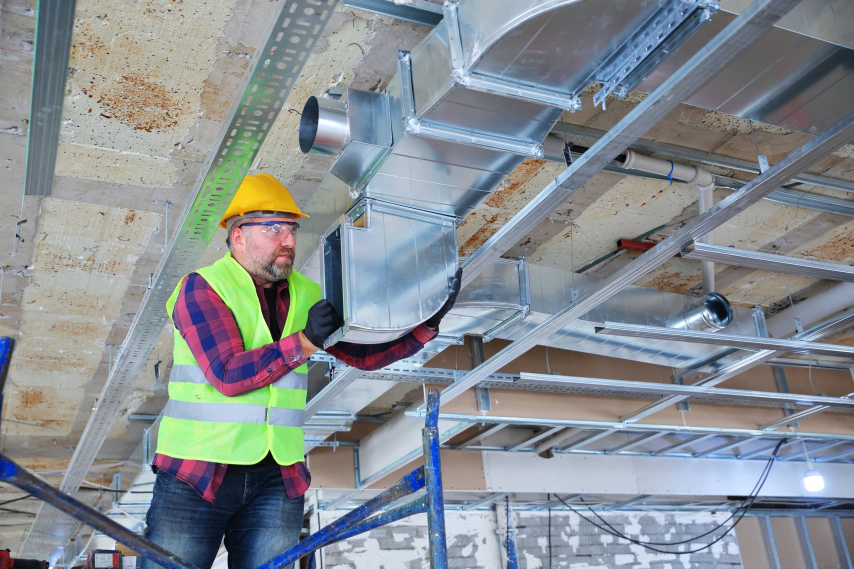
#> input picture assets/gallery/commercial-installation.jpg, 2560 x 1706 px (shown at 1/3 size); its folder holds only this picture in this run
$ python optimize_gallery.py
#> lines starting #> are read from the running program, lines starting #| are printed output that depends on the picture
from pathlib import Path
from PIL import Image, ImageOps

root = Path(__file__).resolve().parents[1] / 'assets' / 'gallery'
output = root / 'optimized'
output.mkdir(exist_ok=True)
original_size = final_size = 0
for source in root.iterdir():
    if not source.is_file():
        continue
    original_size += source.stat().st_size
    with Image.open(source) as raw:
#> raw is the input picture: PIL image 2560x1706 RGB; mean R, G, B 134.6, 141.6, 146.4
        image = ImageOps.exif_transpose(raw).convert('RGB')
        preview = image.copy()
        preview.thumbnail((1280, 1280), Image.Resampling.LANCZOS)
        preview.save(output / f'{source.stem}.webp', 'WEBP', quality=80, method=6)
        thumbnail = ImageOps.fit(image, (640, 480), Image.Resampling.LANCZOS)
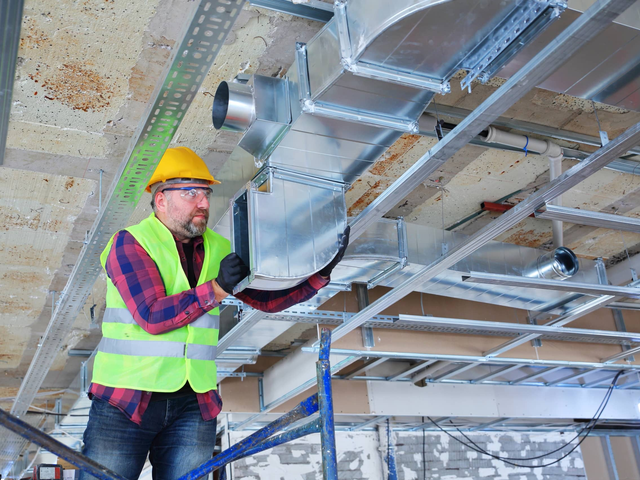
#> thumbnail: PIL image 640x480 RGB; mean R, G, B 135.9, 143.3, 148.3
        path = output / f'{source.stem}-640.webp'
        thumbnail.save(path, 'WEBP', quality=78, method=6)
        final_size += path.stat().st_size
print(f'Gallery thumbnails: {original_size:,} -> {final_size:,} bytes')
